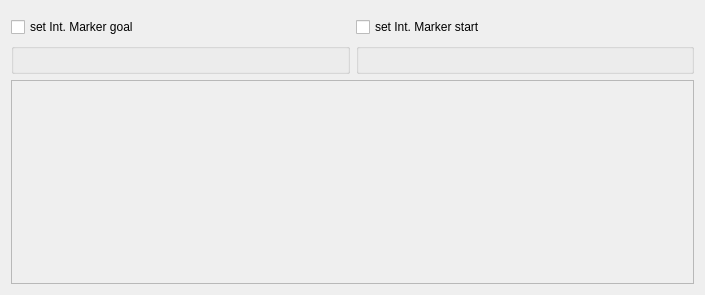
<?xml version="1.0" encoding="UTF-8"?>
<ui version="4.0">
 <class>GraspViewerDockWidget</class>
 <widget class="QWidget" name="GraspViewerDockWidget">
  <property name="geometry">
   <rect>
    <x>0</x>
    <y>0</y>
    <width>705</width>
    <height>295</height>
   </rect>
  </property>
  <property name="sizePolicy">
   <sizepolicy hsizetype="Expanding" vsizetype="Expanding">
    <horstretch>0</horstretch>
    <verstretch>0</verstretch>
   </sizepolicy>
  </property>
  <property name="windowTitle">
   <string>GraspViewerGui</string>
  </property>
  <layout class="QGridLayout" name="gridLayout">
   <item row="0" column="0">
    <layout class="QHBoxLayout" name="horizontalLayout">
     <property name="spacing">
      <number>6</number>
     </property>
     <property name="sizeConstraint">
      <enum>QLayout::SetMinimumSize</enum>
     </property>
     <item>
      <layout class="QVBoxLayout" name="verticalLayout">
       <item>
        <layout class="QHBoxLayout" name="horizontalLayout_2">
         <property name="topMargin">
          <number>6</number>
         </property>
         <item>
          <layout class="QVBoxLayout" name="verticalLayout_2">
           <item>
            <widget class="QCheckBox" name="int_mk_goal_chk">
             <property name="text">
              <string>set Int. Marker goal</string>
             </property>
            </widget>
           </item>
           <item>
            <widget class="QGroupBox" name="groupBoxGoal">
             <property name="minimumSize">
              <size>
               <width>0</width>
               <height>0</height>
              </size>
             </property>
             <property name="title">
              <string/>
             </property>
            </widget>
           </item>
          </layout>
         </item>
         <item>
          <layout class="QVBoxLayout" name="verticalLayout_3">
           <item>
            <widget class="QCheckBox" name="int_mk_start_chk">
             <property name="text">
              <string>set Int. Marker start</string>
             </property>
            </widget>
           </item>
           <item>
            <widget class="QGroupBox" name="groupBoxStart">
             <property name="title">
              <string/>
             </property>
            </widget>
           </item>
          </layout>
         </item>
        </layout>
       </item>
       <item>
        <widget class="QScrollArea" name="scrollArea">
         <property name="verticalScrollBarPolicy">
          <enum>Qt::ScrollBarAlwaysOff</enum>
         </property>
         <property name="widgetResizable">
          <bool>true</bool>
         </property>
         <widget class="QWidget" name="scrollarea">
          <property name="geometry">
           <rect>
            <x>0</x>
            <y>0</y>
            <width>681</width>
            <height>204</height>
           </rect>
          </property>
         </widget>
        </widget>
       </item>
      </layout>
     </item>
    </layout>
   </item>
  </layout>
 </widget>
 <resources/>
 <connections/>
</ui>
